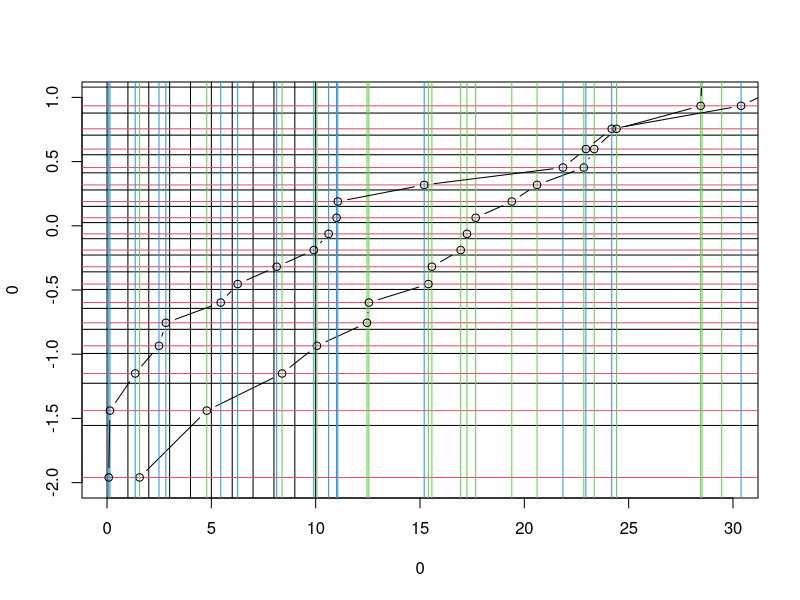

Write R code to recreate this figure.
plot(0,0,xlim=c(0,30),ylim=c(-2,1),type="n")
y<-seq(0.01,0.99,.05)
y1<-qnorm(y)
abline(h=y1)
abline(v=seq(0,10,1))
n<-20
i<-1:n
zi=(i-0.5)/n
y2=qnorm(zi)
abline(h=y2,col=2)
x<-sort(c(1.56,10.06,17.67,24.42,22.85,28.52,29.46,15.57,12.55,12.46,8.39,28.45,16.95,19.4,15.4,23.35,35.6,4.78,20.61,17.25))
abline(v=x,col=3)
lines(x,y2,type="b")
z<-sort(c(15.20,8.13,1.35,10.62,24.19,9.91,33.18,30.39,11.06,0.08,22.95,0.14,21.85,6.26,11,5.45,39.95,36.09,2.82,2.49))
abline(v=z,col=4)
lines(z,y2,type="b")
